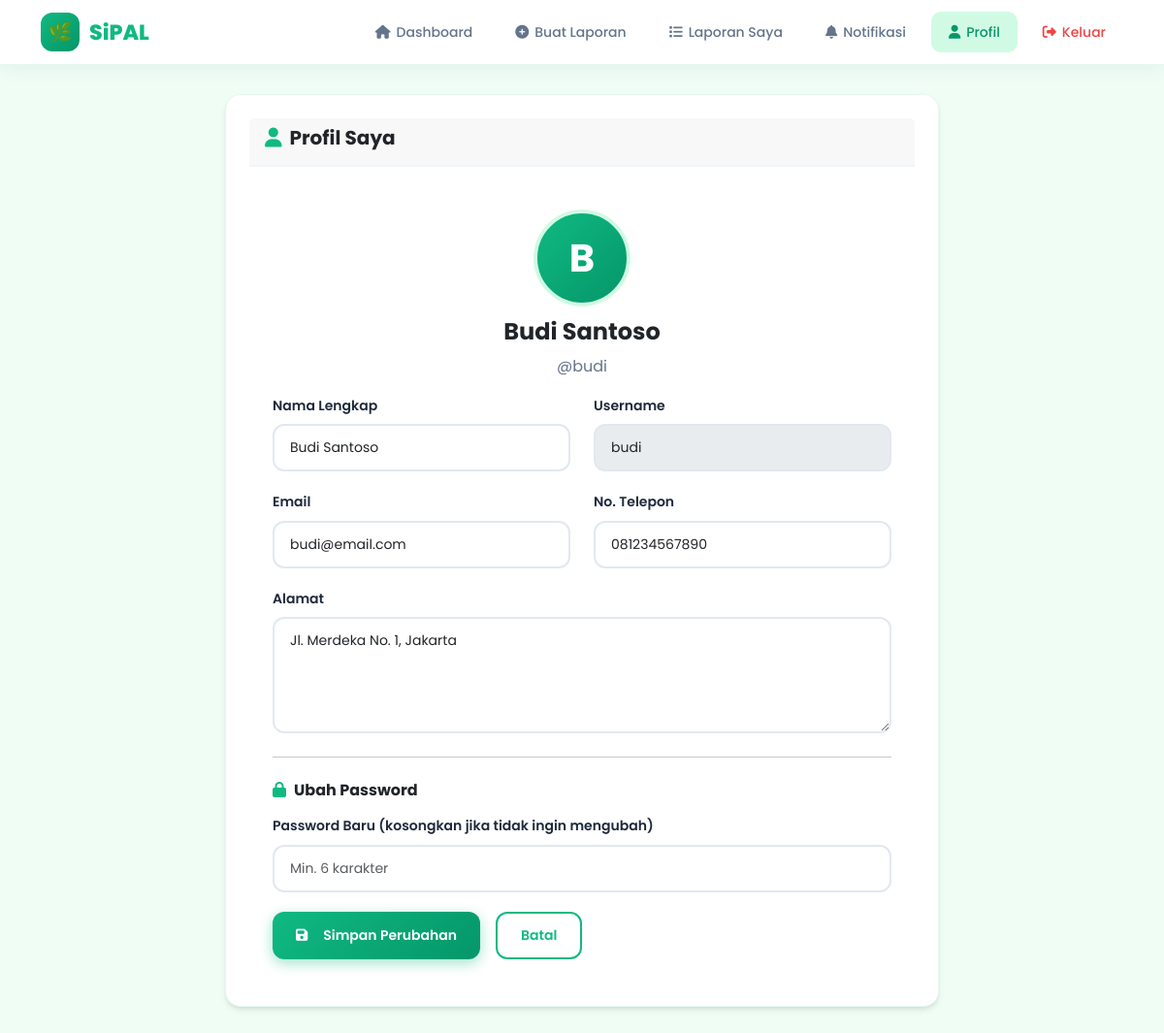
/user/profil.php (signed in), run on the app's committed database.
### tables this page shows
CREATE TABLE users (
    id INT AUTO_INCREMENT PRIMARY KEY,
    nama_lengkap VARCHAR(100) NOT NULL,
    username VARCHAR(50) NOT NULL UNIQUE,
    email VARCHAR(100) NOT NULL UNIQUE,
    password VARCHAR(255) NOT NULL,
    no_telepon VARCHAR(20),
    alamat TEXT,
    foto_profil VARCHAR(255) DEFAULT NULL,
    created_at DATETIME DEFAULT CURRENT_TIMESTAMP,
    updated_at DATETIME DEFAULT CURRENT_TIMESTAMP ON UPDATE CURRENT_TIMESTAMP
);

### includes/auth.php (called while the page is built, shortened)
<?php
require_once 'config.php';
function isUserLoggedIn() {
    return isset($_SESSION['user_id']);
}
function getUserData() {
    global $conn;
    $stmt = $conn->prepare("SELECT * FROM users WHERE id = ?");
    $stmt->bind_param("i", $_SESSION['user_id']);
    $stmt->execute();
    return $stmt->get_result()->fetch_assoc();
}
?>

### user/profil.php (the view, shortened to what this page needs)
<?php
require_once '../includes/config.php';
require_once '../includes/auth.php';
$user = getUserData();
?>
<!DOCTYPE html>
<html lang="id">
<head>
    <link href="https://cdn.jsdelivr.net/npm/bootstrap@5.3.2/dist/css/bootstrap.min.css" rel="stylesheet">
    <link rel="stylesheet" href="../assets/css/style.css">
    <link rel="stylesheet" href="../assets/css/user.css">
    <link rel="stylesheet" href="https://cdnjs.cloudflare.com/ajax/libs/font-awesome/6.4.2/css/all.min.css">
</head>
<body class="user-layout">
    <nav class="user-navbar">
        <div class="container">
            <a href="../index.php" class="user-nav-brand">
                <div class="logo-icon">🌿</div>
                <span>SiPAL</span>
            </a>
            <div class="user-nav-menu">
                <a href="dashboard.php" class="user-nav-link"><i class="fas fa-home"></i> Dashboard</a>
                <a href="laporan_baru.php" class="user-nav-link"><i class="fas fa-plus-circle"></i> Buat Laporan</a>
                <a href="laporan_saya.php" class="user-nav-link"><i class="fas fa-list"></i> Laporan Saya</a>
                <a href="notifikasi.php" class="user-nav-link"><i class="fas fa-bell"></i> Notifikasi</a>
                <a href="profil.php" class="user-nav-link active"><i class="fas fa-user"></i> Profil</a>
                <a href="../logout.php" class="user-nav-link" style="color: #ef4444;"><i class="fas fa-sign-out-alt"></i> Keluar</a>
            </div>
        </div>
    </nav>
    <div class="user-dashboard">
        <div class="container">
            <div class="row justify-content-center">
                <div class="col-lg-8">
                    <div class="card animate-fade-in">
                        <div class="card-header" style="border-bottom: 2px solid #f1f5f9;">
                            <h5 style="font-weight: 700; margin: 0;"><i class="fas fa-user me-2 text-primary"></i>Profil Saya</h5>
                        </div>
                        <div class="p-4">
                            <div class="text-center mb-4">
                                <div style="width: 100px; height: 100px; background: linear-gradient(135deg, var(--primary), var(--primary-dark)); border-radius: 50%; display: inline-flex; align-items: center; justify-content: center; color: white; font-size: 40px; font-weight: 700; border: 4px solid var(--primary-light);">
                                    <?= strtoupper(substr($user['nama_lengkap'], 0, 1)) ?>
                                </div>
                                <h4 class="mt-3" style="font-weight: 700;"><?= htmlspecialchars($user['nama_lengkap']) ?></h4>
                                <p class="text-gray">@<?= htmlspecialchars($user['username']) ?></p>
                            </div>
                            <form method="POST" action="">
                                <div class="row">
                                    <div class="col-md-6">
                                        <div class="form-group">
                                            <label class="form-label">Nama Lengkap</label>
                                            <input type="text" name="nama_lengkap" class="form-control" value="<?= htmlspecialchars($user['nama_lengkap']) ?>" required>
                                        </div>
                                    </div>
                                    <div class="col-md-6">
                                        <div class="form-group">
                                            <label class="form-label">Username</label>
                                            <input type="text" class="form-control" value="<?= htmlspecialchars($user['username']) ?>" disabled>
                                        </div>
                                    </div>
                                </div>
                                <div class="row">
                                    <div class="col-md-6">
                                        <div class="form-group">
                                            <label class="form-label">Email</label>
                                            <input type="email" name="email" class="form-control" value="<?= htmlspecialchars($user['email']) ?>" required>
                                        </div>
                                    </div>
                                    <div class="col-md-6">
                                        <div class="form-group">
                                            <label class="form-label">No. Telepon</label>
                                            <input type="tel" name="no_telepon" class="form-control" value="<?= htmlspecialchars($user['no_telepon'] ?: '') ?>">
                                        </div>
                                    </div>
                                </div>
                                <div class="form-group">
                                    <label class="form-label">Alamat</label>
                                    <textarea name="alamat" class="form-control" rows="3"><?= htmlspecialchars($user['alamat'] ?: '') ?></textarea>
                                </div>
                                <hr style="margin: 24px 0;">
                                <h6 style="font-weight: 700; margin-bottom: 16px;"><i class="fas fa-lock me-2 text-primary"></i>Ubah Password</h6>
                                <div class="form-group">
                                    <label class="form-label">Password Baru (kosongkan jika tidak ingin mengubah)</label>
                                    <input type="password" name="password_baru" class="form-control" placeholder="Min. 6 karakter">
                                </div>
                                <div class="d-flex gap-3">
                                    <button type="submit" class="btn btn-primary"><i class="fas fa-save me-2"></i>Simpan Perubahan</button>
                                    <a href="dashboard.php" class="btn btn-outline">Batal</a>
                                </div>
                            </form>
                        </div>
                    </div>
                </div>
            </div>
        </div>
    </div>
</body>
</html>

### assets/css/style.css (style rules this page uses)
:root { --primary: #10b981; --primary-dark: #059669; --primary-light: #d1fae5; --accent: #f59e0b; --accent-light: #fef3c7; --danger: #ef4444; --danger-light: #fee2e2; --info: #3b82f6; --info-light: #dbeafe; --warning: #f59e0b; --success: #10b981; --dark: #1e293b; --gray: #64748b; --gray-light: #f1f5f9; --white: #ffffff; --bg-user: #f0fdf4; --shadow: 0 4px 6px -1px rgba(0, 0, 0, 0.1), 0 2px 4px -1px rgba(0, 0, 0, 0.06); --shadow-lg: 0 10px 15px -3px rgba(0, 0, 0, 0.1), 0 4px 6px -2px rgba(0, 0, 0, 0.05); --radius: 16px; --radius-sm: 8px; --transition: all 0.3s cubic-bezier(0.4, 0, 0.2, 1); }
* { margin: 0; padding: 0; box-sizing: border-box; }
html { scroll-behavior: smooth; }
body { font-family: 'Poppins', sans-serif; background: var(--bg-user); color: #334155; line-height: 1.6; overflow-x: hidden; }
.animate-fade-in { animation: fadeIn 0.6s ease-out forwards; }
.btn { display: inline-flex; align-items: center; justify-content: center; gap: 8px; padding: 12px 24px; border-radius: 12px; font-weight: 600; font-size: 14px; border: none; cursor: pointer; transition: var(--transition); text-decoration: none; }
.btn-primary { background: linear-gradient(135deg, var(--primary), var(--primary-dark)); color: white; box-shadow: 0 4px 14px rgba(16, 185, 129, 0.4); }
.btn-outline { background: transparent; border: 2px solid var(--primary); color: var(--primary); }
.card { background: white; border-radius: var(--radius); box-shadow: var(--shadow); padding: 24px; transition: var(--transition); border: 1px solid rgba(16, 185, 129, 0.1); }
.card-header { display: flex; align-items: center; justify-content: space-between; margin-bottom: 20px; padding-bottom: 16px; border-bottom: 2px solid var(--gray-light); }
.form-group { margin-bottom: 20px; }
.form-label { display: block; margin-bottom: 8px; font-weight: 600; color: var(--dark); font-size: 14px; }
.form-control { width: 100%; padding: 12px 16px; border: 2px solid #e2e8f0; border-radius: 12px; font-family: 'Poppins', sans-serif; font-size: 14px; transition: var(--transition); background: white; }
textarea.form-control { resize: vertical; min-height: 120px; }
.text-primary { color: var(--primary) !important; }
.text-gray { color: var(--gray) !important; }
.gap-3 { gap: 12px; }
.mt-3 { margin-top: 12px !important; }
.mb-4 { margin-bottom: 16px !important; }
.text-center { text-align: center !important; }
.d-flex { display: flex !important; }

### assets/css/user.css (style rules this page uses)
.user-layout { min-height: 100vh; display: flex; flex-direction: column; }
.user-navbar { background: rgba(255, 255, 255, 0.9); backdrop-filter: blur(16px); border-bottom: 1px solid rgba(16, 185, 129, 0.1); padding: 12px 0; position: sticky; top: 0; z-index: 1000; box-shadow: 0 4px 20px rgba(0,0,0,0.05); }
.user-navbar .container { display: flex; align-items: center; justify-content: space-between; }
.user-nav-brand { font-weight: 800; font-size: 22px; color: var(--primary); text-decoration: none; display: flex; align-items: center; gap: 10px; }
.user-nav-brand .logo-icon { width: 40px; height: 40px; background: linear-gradient(135deg, var(--primary), var(--primary-dark)); border-radius: 12px; display: flex; align-items: center; justify-content: center; color: white; font-size: 20px; }
.user-nav-menu { display: flex; align-items: center; gap: 8px; }
.user-nav-link { padding: 10px 18px; border-radius: 10px; color: #64748b; text-decoration: none; font-weight: 500; font-size: 14px; transition: var(--transition); display: flex; align-items: center; gap: 6px; }
.user-nav-link:hover, .user-nav-link.active { background: var(--primary-light); color: var(--primary-dark); }
.user-dashboard { padding: 30px 0; flex: 1; }

### data on the page
users: nama_lengkap "B", nama_lengkap "Budi Santoso", username "budi", email "budi@email.com", no_telepon "081234567890", alamat "Jl. Merdeka No. 1, Jakarta"
